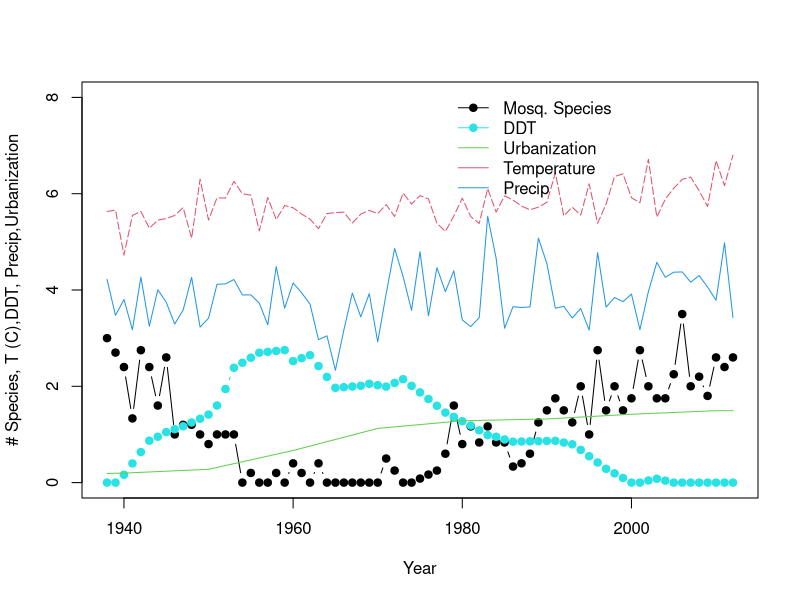
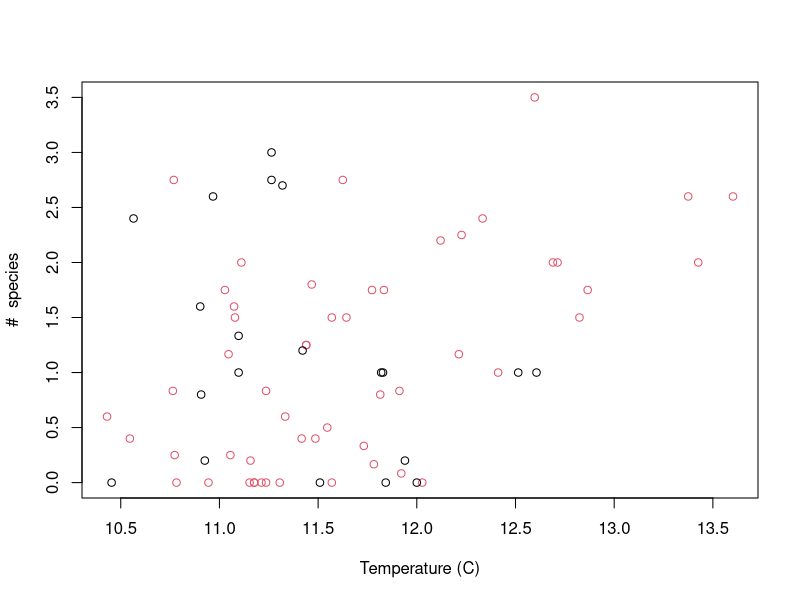
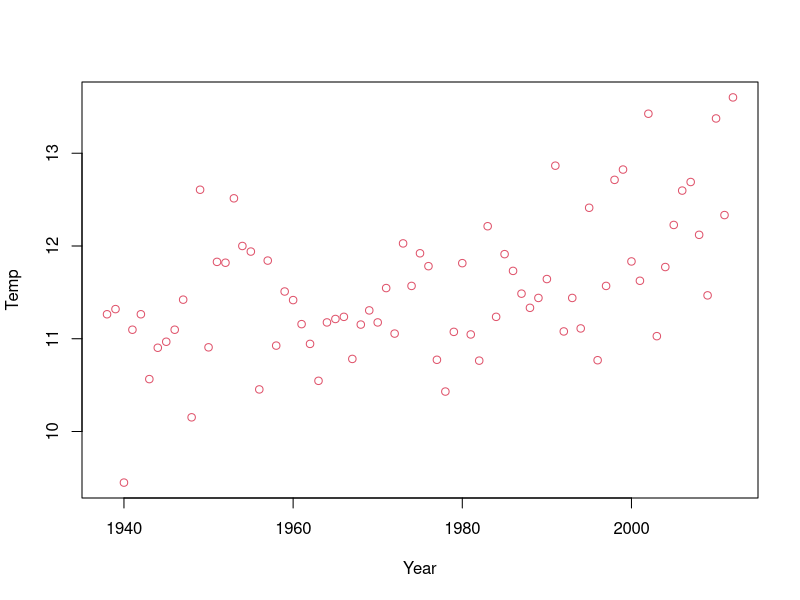
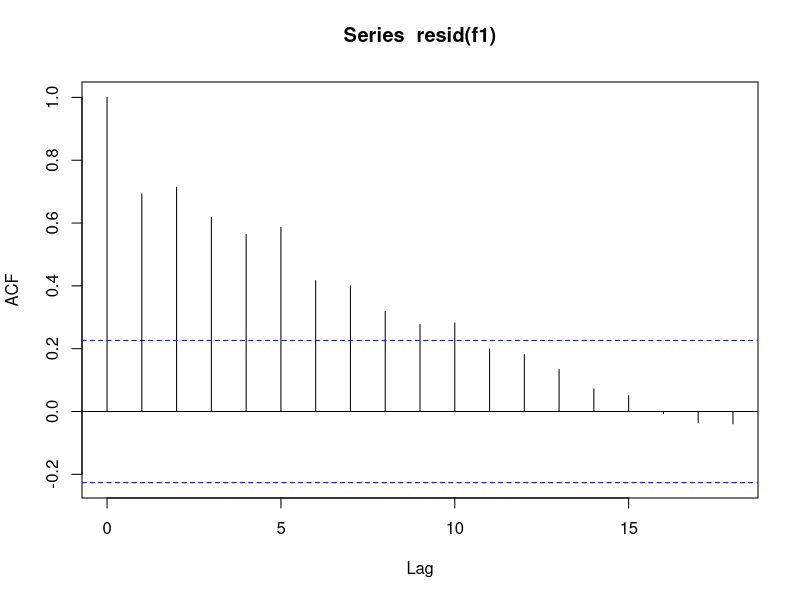
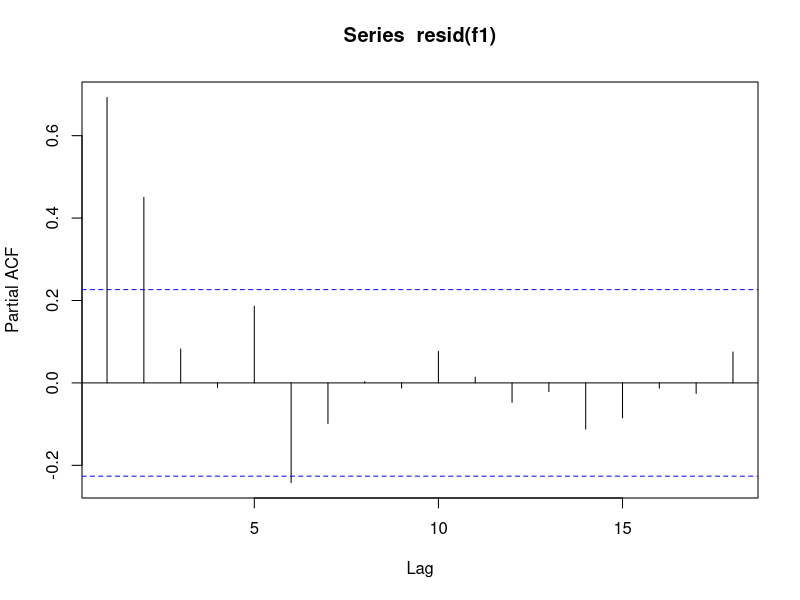
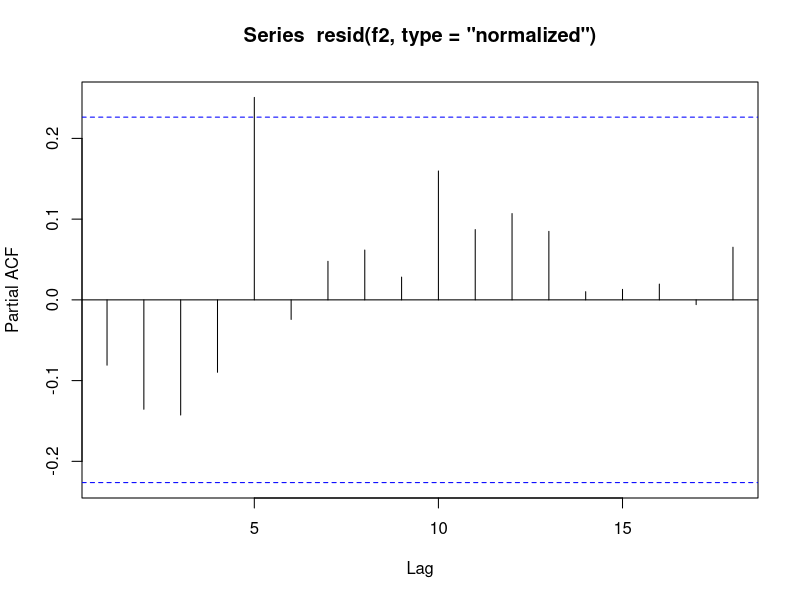
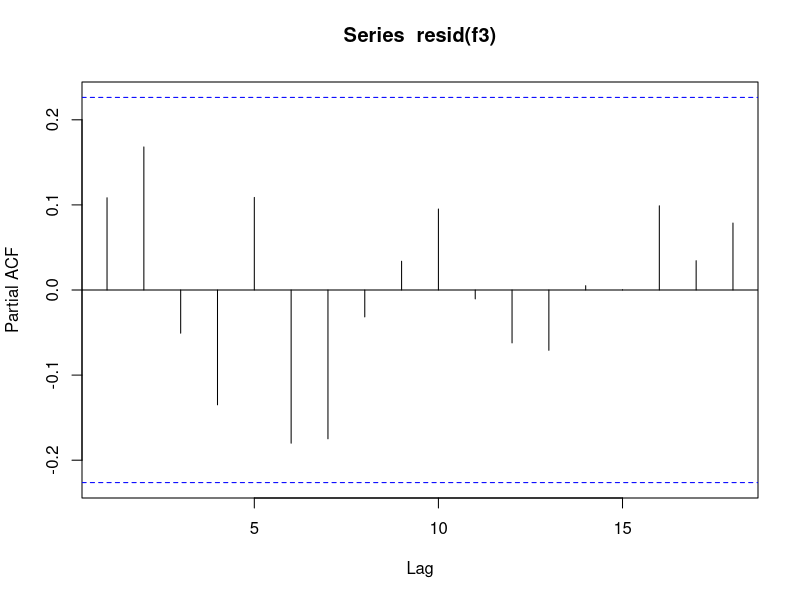
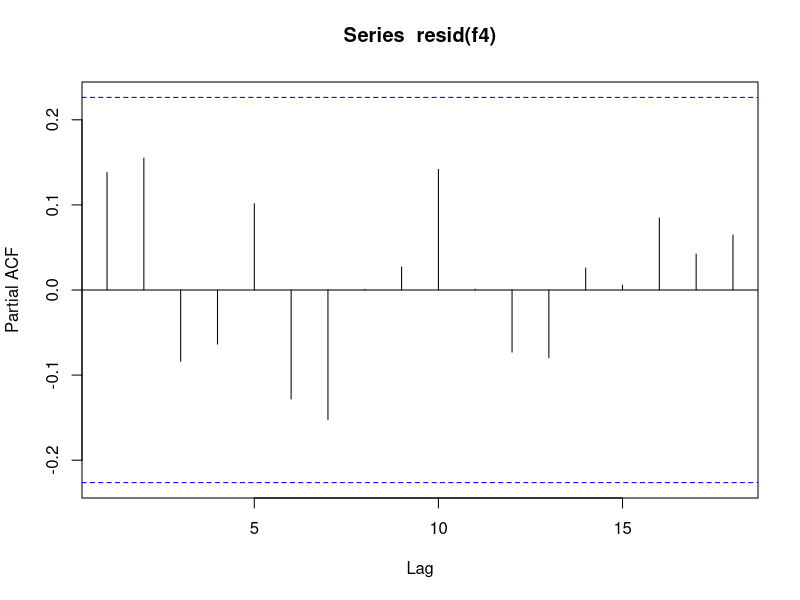

Generate these figures, in order, with R:
#ex_time_series_models

library(nlme)
########TIME-SERIES MODELS########
mos = read.csv("mosqtemp.csv")
head(mos)

#plot all the data overtime
with(mos,matplot(x=Year,y=cbind(SppRichness,DDT,Urban,Temp/2,Precip),ylim=c(0,8),type=c(rep("b",2),rep("l",3)),lty=c(rep(1),5),lwd=c(rep(1,5)),pch=c(rep(19,2),rep(0,3)),col=c(1,13,3,2,4),
                 ylab="# Species, T (C),DDT, Precip,Urbanization")) #plot data
legend(x=1979,y=8.2,c("Mosq. Species", "DDT","Urbanization","Temperature","Precip"),pch=c(rep(19,2),32,32,32),lty=1, lwd=c(rep(1,5)),col=c(1,13,3,2,4),bty="n")

plot(SppRichness~Temp,data=mos,ylab="#  species",xlab="Temperature (C)",subset=(Year>1959),col=2) #plot mosq vs temp for last 50 years of data
points(SppRichness~Temp,data=mos,subset=(Year<1960),col=1)#add older data in black

#but remember
plot(Temp~Year,data=mos,ylab="Temp",xlab="Year",col=2) 
dim(mos)

library(dplyr)
mos = mos %>% 
  arrange(Year)

#mos.test = mos %>% 
#  arrange(Precip)


f1 = lm(SppRichness ~ Temp, data = mos)
summary(f1)

#autocorrelation plot
acf(resid(f1))
#this says - what is the correlation b/t 1 v2, 1 v 3, 1 v4, etc. 
#we worry about things above the line

#which of the residuals pairs are significantly higher?
pacf(resid(f1))
#this says what is the correlation b/t 1 v 2, 1 v3 (accounting for correlation between 1 & 2), and so on
#we worry about POSITIVE lines that cross the blue

#which of the models are best?
#we can use an AR model

#the syntax of gls is like glm
f1a = gls(SppRichness ~ Temp, data = mos, correlation = corAR1())
summary(f1a)


f1b = gls(SppRichness ~ Temp, data = mos, correlation = corARMA(p=1))
summary(f1b)
#these give identical outputs because we haven't specified q, the moving average part of the model

#but we actually want AR2, because that is when the lag disappear
f2=gls(SppRichness~Temp,data=mos,correlation=corARMA(p=2))
summary(f2)#fit model with AR(2) correlation structure
#at the top it will give us the parameter estimates of the correlation matric structure
pacf(resid(f2, type ="normalized")) #plot of residuals - need "normalized" to show resids that incorporate correlation structure

#an important thing to remember is that we are looking at the correlation of the residuals
#sometimes we can include other variables that will make this correlation disappear
f3 <- lm(SppRichness~Temp+Urban+Precip+DDT,data=mos);summary(f3)# add other variables
pacf(resid(f3))
#with all the other variables, temp is no longer significant, and the autocorrelation isn't bad
f4 <- lm(SppRichness~Urban+Precip+DDT,data=mos);summary(f4)#dropped temp
pacf(resid(f4)) #examine residuals - no longer significant correlation
f4b <- gls(SppRichness~Urban+Precip+DDT,data=mos,correlation=corARMA(p=1));summary(f4b) #fit gls to same model - results nearly identical and AR(1) term very small
pacf(resid(f4b, type ="normalized")) #resids also show no correlation

